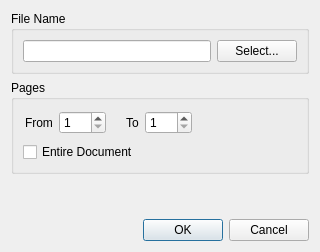
<?xml version="1.0" encoding="UTF-8"?>
<ui version="4.0">
 <class>PopplerDialog</class>
 <widget class="QDialog" name="PopplerDialog">
  <property name="geometry">
   <rect>
    <x>0</x>
    <y>0</y>
    <width>320</width>
    <height>252</height>
   </rect>
  </property>
  <property name="windowTitle">
   <string>Import from PDF</string>
  </property>
  <property name="windowIcon">
   <iconset resource="yagf.qrc">
    <normaloff>:/images/application_pdf.png</normaloff>:/images/application_pdf.png</iconset>
  </property>
  <layout class="QVBoxLayout" name="verticalLayout_4">
   <item>
    <layout class="QVBoxLayout" name="verticalLayout_3">
     <item>
      <widget class="QGroupBox" name="groupBox_2">
       <property name="title">
        <string>File Name</string>
       </property>
       <layout class="QHBoxLayout" name="horizontalLayout_5">
        <item>
         <layout class="QHBoxLayout" name="horizontalLayout_4">
          <item>
           <widget class="QLineEdit" name="lineEdit">
            <property name="sizePolicy">
             <sizepolicy hsizetype="Expanding" vsizetype="Fixed">
              <horstretch>1</horstretch>
              <verstretch>0</verstretch>
             </sizepolicy>
            </property>
           </widget>
          </item>
          <item>
           <widget class="QPushButton" name="pushButton">
            <property name="text">
             <string>Select...</string>
            </property>
           </widget>
          </item>
         </layout>
        </item>
       </layout>
       <zorder></zorder>
      </widget>
     </item>
     <item>
      <widget class="QGroupBox" name="groupBox">
       <property name="title">
        <string>Pages</string>
       </property>
       <layout class="QVBoxLayout" name="verticalLayout_2">
        <item>
         <layout class="QVBoxLayout" name="verticalLayout">
          <item>
           <layout class="QHBoxLayout" name="horizontalLayout_3">
            <item>
             <layout class="QHBoxLayout" name="horizontalLayout">
              <property name="margin">
               <number>2</number>
              </property>
              <item>
               <widget class="QLabel" name="label">
                <property name="text">
                 <string>From</string>
                </property>
                <property name="buddy">
                 <cstring>spinBox</cstring>
                </property>
               </widget>
              </item>
              <item>
               <widget class="QSpinBox" name="spinBox">
                <property name="sizePolicy">
                 <sizepolicy hsizetype="Minimum" vsizetype="Fixed">
                  <horstretch>1</horstretch>
                  <verstretch>1</verstretch>
                 </sizepolicy>
                </property>
                <property name="minimum">
                 <number>1</number>
                </property>
                <property name="maximum">
                 <number>999</number>
                </property>
               </widget>
              </item>
             </layout>
            </item>
            <item>
             <layout class="QHBoxLayout" name="horizontalLayout_2">
              <property name="leftMargin">
               <number>12</number>
              </property>
              <property name="topMargin">
               <number>2</number>
              </property>
              <property name="rightMargin">
               <number>4</number>
              </property>
              <property name="bottomMargin">
               <number>2</number>
              </property>
              <item>
               <widget class="QLabel" name="label_2">
                <property name="text">
                 <string>To</string>
                </property>
                <property name="buddy">
                 <cstring>spinBox_2</cstring>
                </property>
               </widget>
              </item>
              <item>
               <widget class="QSpinBox" name="spinBox_2">
                <property name="sizePolicy">
                 <sizepolicy hsizetype="Minimum" vsizetype="Fixed">
                  <horstretch>0</horstretch>
                  <verstretch>0</verstretch>
                 </sizepolicy>
                </property>
                <property name="minimum">
                 <number>1</number>
                </property>
                <property name="maximum">
                 <number>999</number>
                </property>
               </widget>
              </item>
              <item>
               <spacer name="horizontalSpacer">
                <property name="orientation">
                 <enum>Qt::Horizontal</enum>
                </property>
                <property name="sizeHint" stdset="0">
                 <size>
                  <width>40</width>
                  <height>20</height>
                 </size>
                </property>
               </spacer>
              </item>
             </layout>
            </item>
           </layout>
          </item>
          <item>
           <widget class="QCheckBox" name="checkBox">
            <property name="sizePolicy">
             <sizepolicy hsizetype="Minimum" vsizetype="Fixed">
              <horstretch>0</horstretch>
              <verstretch>1</verstretch>
             </sizepolicy>
            </property>
            <property name="text">
             <string>Entire Document</string>
            </property>
           </widget>
          </item>
         </layout>
        </item>
       </layout>
      </widget>
     </item>
     <item>
      <spacer name="verticalSpacer">
       <property name="orientation">
        <enum>Qt::Vertical</enum>
       </property>
       <property name="sizeHint" stdset="0">
        <size>
         <width>20</width>
         <height>40</height>
        </size>
       </property>
      </spacer>
     </item>
     <item>
      <widget class="QDialogButtonBox" name="buttonBox">
       <property name="orientation">
        <enum>Qt::Horizontal</enum>
       </property>
       <property name="standardButtons">
        <set>QDialogButtonBox::Cancel|QDialogButtonBox::Ok</set>
       </property>
      </widget>
     </item>
    </layout>
   </item>
  </layout>
 </widget>
 <resources>
  <include location="yagf.qrc"/>
 </resources>
 <connections>
  <connection>
   <sender>buttonBox</sender>
   <signal>rejected()</signal>
   <receiver>PopplerDialog</receiver>
   <slot>reject()</slot>
   <hints>
    <hint type="sourcelabel">
     <x>316</x>
     <y>260</y>
    </hint>
    <hint type="destinationlabel">
     <x>286</x>
     <y>274</y>
    </hint>
   </hints>
  </connection>
  <connection>
   <sender>buttonBox</sender>
   <signal>accepted()</signal>
   <receiver>PopplerDialog</receiver>
   <slot>accept()</slot>
   <hints>
    <hint type="sourcelabel">
     <x>248</x>
     <y>254</y>
    </hint>
    <hint type="destinationlabel">
     <x>157</x>
     <y>274</y>
    </hint>
   </hints>
  </connection>
 </connections>
</ui>
